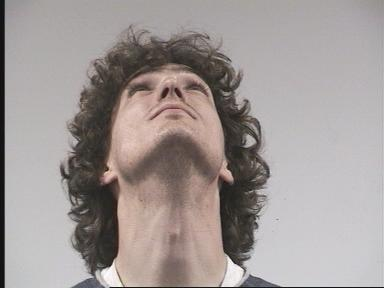
#> input picture TestImages/test8.jpg, 384 x 288 px, found by its file name
$ jupyter execute --allow-errors 'Facial Recognition.ipynb'   (shell and % lines are left out)
#> lines starting #> are read from the running program, lines starting #| are printed output that depends on the picture
# Facial Recogntion using PCA and LDA
---
Images were downloaded from http://www-prima.inrialpes.fr/perso/Gourier/Faces/HPDatabase.htmlw and requires the following citation:

N. Gourier, D. Hall, J. L. Crowley
Estimating Face Orientation from Robust Detection of Salient Facial Features
Proceedings of Pointing 2004, ICPR, International Workshop on Visual Observation of Deictic Gestures, Cambridge, UK

Some of my helper functions for this paper, with inline documentation:

[cell 1]
import numpy as np
import scipy as sc
from skimage import io
import matplotlib.pyplot as plt
import os
from skimage.transform import resize
from scipy.ndimage.filters import gaussian_filter

# [122 lines left out: functions findClosestPoint, findImage, energy, ComputeER, showSubplot, not called in this run]

def readClassData(strClass):
    """
    Reads in the sample for a class and stacks the vectors into a matrix

    Parameters
    ----------
    strClass : string
        String containing relative file path

    Returns
    -------
    c : stacked matrix

    """
    c = np.array([]) #class matrix
    directory = os.fsencode(strClass)

    for file in os.listdir(directory):
        filename = os.fsdecode(file)
        if filename.endswith(".jpg"):
            if(c.size == 0): #handles storing first image
                c = resize(io.imread(str(strClass) + str(filename),
                                     as_gray=True), (144, 192)).flatten()
            else:
                c = np.vstack([c, resize(io.imread(str(strClass) +
                                                  str(filename), as_gray=True), (144, 192)).flatten()])
    return c

## Introduction

This project is meant to show the implementation of [Principal Component Analysis](https://en.wikipedia.org/wiki/Principal_component_analysis) and [Linear Discriminant Analysis](https://en.wikipedia.org/wiki/Linear_discriminant_analysis), and their application to facial recognition. The algorithm is done in a few steps, which we will detail soon:
1. Read in training images for each class (face) as grayscale and store each image as a vector, where the 2-d image is converted to a 1-d vector by appending each row to the previous.
2. Stack all the image vectors into a matrix $X$
3. Compute the PCA transformation matrix $P = \texttt{PCA}(X)$
4. Project our sample data $X$ onto this new subspace to get $X_{pca} = X \times P $
5. Compute the LDA transformation matrix $L = \texttt{LDA}(X_{pca})$
6. Project the PCA data onto this new subspace to get $X_{lda} = X_{pca} \times L $
7. $X_{lda}$ is our sample data with reduced dimensionality

## Principal Component Analysis (PCA)

PCA is an algorithm used for reducing the dimensionality of data by projecting it onto a lower-dimensional subspace that captures most of the variance in the data. The resulting dimensionality reduction can be drastic and allows us to do computations much more quickly.

### Algorithm:
1. Compute the [singular value decomposition](https://en.wikipedia.org/wiki/Singular_value_decomposition) of $X: \textbf{e}, \textbf{λ} = \texttt{SVD}(X)$ where $\textbf{e}$ is the set of [eigenvectors](https://en.wikipedia.org/wiki/Eigenvalues_and_eigenvectors), sorted by decreasing [eigenvalue](https://en.wikipedia.org/wiki/Eigenvalues_and_eigenvectors).
2. We need to choose how many dimensions $k$ to keep for the construction of our subspace. The energy recovered given a dimension $k$ is given by: $$ \texttt{energy}(X, \textbf{λ}, k) = \sum_{i=1}^k \frac{\textbf{λ}_i}{\| \mathbf{X} \|_F^2} $$ where $\| \cdot \|_F$ is the [Frobenius norm](https://en.wikipedia.org/wiki/Matrix_norm#Frobenius_norm). This sum is the percentage of variance retained. Therefore, we can run this function with increasing $k$ until the percentage we want is met.
3. Keep the first $k$ eigenvectors and stack them into a matrix $P = (\textbf{e}_1, \textbf{e}_2, ..., \textbf{e}_k)$
4. Matrix $P$ is used to project the data onto the PCA components.

[cell 2]
# [21 lines left out: function PCA, not called in this run]

## Linear Discriminant Anaysis (LDA)
1. Compute the mean image in each class: $$ \mu_i = \frac{1}{n_i}\sum_{\textbf{x}\in X_i}^{n_i} \textbf{x} $$ where $i$ is the class, $n_i$ is the number of samples for that class, and $X_i$ is the image matrix for that class (where each row is an image in that class).
2. Compute the mean of all images: $$ \mu_{overall} = \frac{1}{N}\sum_{\textbf{x} \in X}^N \textbf{x} $$ where $N$ is the total number of images for training.
3. Compute the within-class scatter matrix: $$S_W = \sum_{i=1}^c S_i$$ where $$ S_i = \sum_{\textbf{x}\in X_i}^{n_i} (\textbf{x} - \mu_i)(\textbf{x} - \mu_i)^T$$ where $c$ is the number of classes, $T$ is the [matrix transpose](https://en.wikipedia.org/wiki/Transpose), and multiplication is with regards to the [outer product](https://en.wikipedia.org/wiki/Outer_product).
4. Compute the between-class pscatter matrix](https://en.wikipedia.org/wiki/Scatter_matrix): $$ S_B = \sum_{i=1}^c n_i(\mu_i - \mu_{overall})(\mu_i - \mu_{overall})^T $$
5. Compute $\textbf{e} = \texttt{SVD}(S_W^{-1} \times S_B)$
6. Keep the first $c - 1$ eigenvectors to form a basis for the projection: $L =  (\textbf{e}_1, \textbf{e}_2, ..., \textbf{e}_{c-1})$
7. Matrix $L$ is used to project the data onto the LDA components.

[cell 3]
# [42 lines left out: function LDA, not called in this run]

## Testing
For the program to make the best prediction as to what class the input data belongs to, we will do the following:
1. Read in the image and project it onto the PCA components
2. Project the projected PCA data onto the LDA components.
3. Do a nearest neighbour search on the projected test image and the projected training images in this $k$ dimensional space.
4. The nearest point is our predicted image.

For the predicted image, I have one image per person that shows the front of their face. This is used to show what the person looks like, not what pose they are in.

[cell 4]
#Global constants
N = 93 #number of images per class
C = 8 #number of classes

#Resize image data to this dimension (maintains aspect ratio)
WIDTH = 144
HEIGHT = 192


data = np.zeros((C, N, WIDTH*HEIGHT))

#> (the rest of this cell did not finish here and is left out)

[cell 5]
test = io.imread("TestImages\\test8.jpg", as_gray=True)
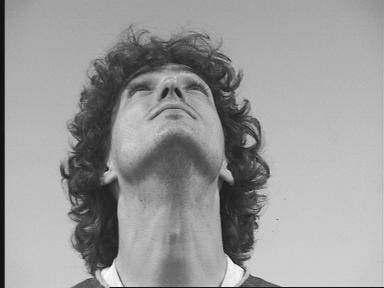
#> test: shape (288, 384) float64; min 0.0201, max 0.997, mean 0.604
#> (the rest of this cell did not finish here and is left out)

[cell 6]
out1 = test + np.random.normal(0, 0.5, test.shape)
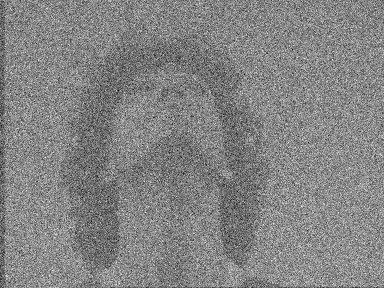
#> out1: shape (288, 384) float64; min -1.82, max 2.85, mean 0.605; drawn with min black and max white
out1 = np.clip(out1, 0, 255)
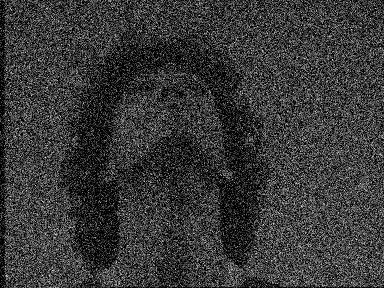
#> out1: shape (288, 384) float64; min 0, max 2.85, mean 0.641; drawn with min black and max white
#> (the rest of this cell did not finish here and is left out)

[cell 7]
out2 = gaussian_filter(test, 10)
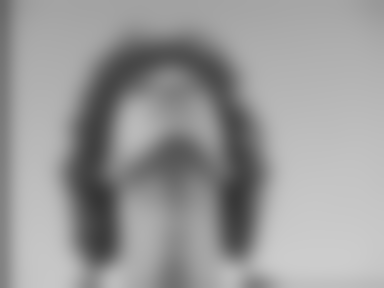
#> out2: shape (288, 384) float64; min 0.213, max 0.803, mean 0.604
#> (the rest of this cell did not finish here and is left out)

#> (a cell that did not finish here is left out)

[cell 9]
out1 = test + np.random.normal(0, 0.8, test.shape)
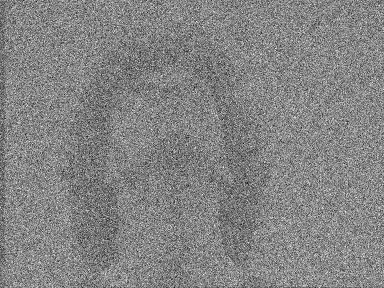
#> out1: shape (288, 384) float64; min -3.14, max 4.08, mean 0.607; drawn with min black and max white
out1 = np.clip(out1, 0, 255)
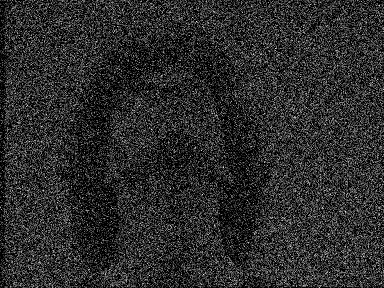
#> out1: shape (288, 384) float64; min 0, max 4.08, mean 0.717; drawn with min black and max white
#> (the rest of this cell did not finish here and is left out)

[cell 10]
out2 = gaussian_filter(test, 30)
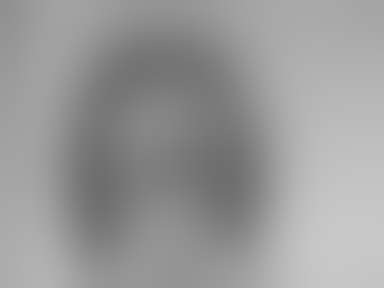
#> out2: shape (288, 384) float64; min 0.432, max 0.785, mean 0.604
#> (the rest of this cell did not finish here and is left out)

$ run again, with TestImages/test3.jpg copied over TestImages/test8.jpg
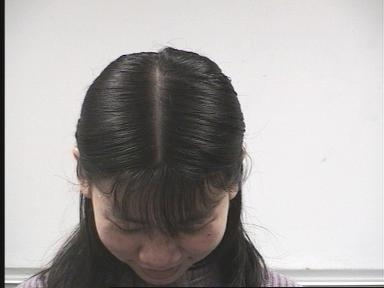
#> input picture TestImages/test3.jpg, 384 x 288 px, found by its file name
#> `out1 = np.clip(out1, 0, 255)`:
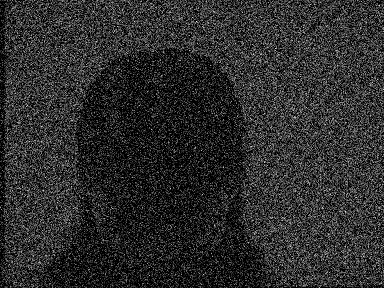
#> out1: shape (288, 384) float64; min 0, max 4.32, mean 0.773; drawn with min black and max white
#> `out2 = gaussian_filter(test, 30)`:
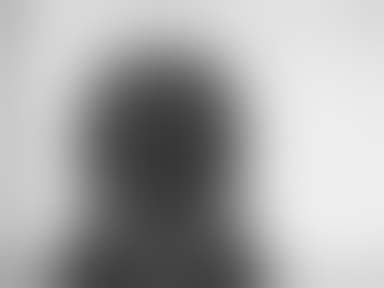
#> out2: shape (288, 384) float64; min 0.217, max 0.937, mean 0.659

$ run again, with TestImages/test4.jpg copied over TestImages/test8.jpg
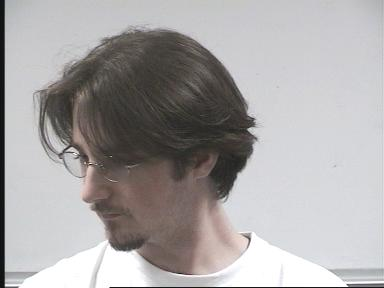
#> input picture TestImages/test4.jpg, 384 x 288 px, found by its file name
#> `out1 = np.clip(out1, 0, 255)`:
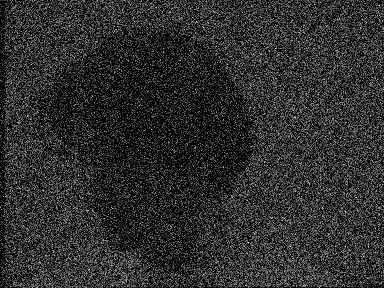
#> out1: shape (288, 384) float64; min 0, max 4.21, mean 0.762; drawn with min black and max white
#> `out2 = gaussian_filter(test, 30)`:
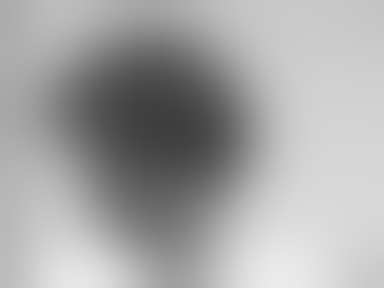
#> out2: shape (288, 384) float64; min 0.246, max 0.923, mean 0.654

$ run again, with TestImages/test7.jpg copied over TestImages/test8.jpg
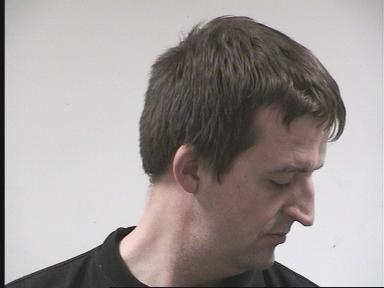
#> input picture TestImages/test7.jpg, 384 x 288 px, found by its file name
#> `out2 = gaussian_filter(test, 30)`:
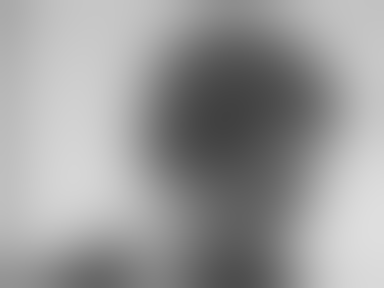
#> out2: shape (288, 384) float64; min 0.254, max 0.874, mean 0.608
